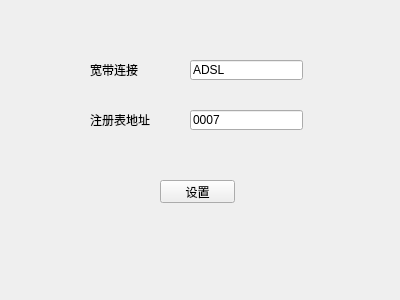
<?xml version="1.0" encoding="UTF-8"?>
<ui version="4.0">
 <class>wb_setting</class>
 <widget class="QWidget" name="wb_setting">
  <property name="geometry">
   <rect>
    <x>0</x>
    <y>0</y>
    <width>400</width>
    <height>300</height>
   </rect>
  </property>
  <property name="windowTitle">
   <string>Form</string>
  </property>
  <widget class="QLabel" name="label">
   <property name="geometry">
    <rect>
     <x>90</x>
     <y>60</y>
     <width>71</width>
     <height>20</height>
    </rect>
   </property>
   <property name="text">
    <string>宽带连接</string>
   </property>
  </widget>
  <widget class="QLabel" name="label_2">
   <property name="geometry">
    <rect>
     <x>90</x>
     <y>110</y>
     <width>71</width>
     <height>20</height>
    </rect>
   </property>
   <property name="text">
    <string>注册表地址</string>
   </property>
  </widget>
  <widget class="QLineEdit" name="lineEdit">
   <property name="geometry">
    <rect>
     <x>190</x>
     <y>60</y>
     <width>113</width>
     <height>20</height>
    </rect>
   </property>
   <property name="text">
    <string>ADSL</string>
   </property>
  </widget>
  <widget class="QLineEdit" name="lineEdit_2">
   <property name="geometry">
    <rect>
     <x>190</x>
     <y>110</y>
     <width>113</width>
     <height>20</height>
    </rect>
   </property>
   <property name="text">
    <string>0007</string>
   </property>
  </widget>
  <widget class="QPushButton" name="pushButton">
   <property name="geometry">
    <rect>
     <x>160</x>
     <y>180</y>
     <width>75</width>
     <height>23</height>
    </rect>
   </property>
   <property name="text">
    <string>设置</string>
   </property>
  </widget>
 </widget>
 <resources/>
 <connections/>
</ui>
